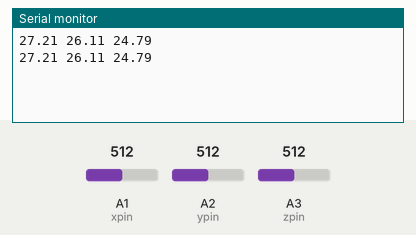
Bench run of a sketch on a simulated Arduino Uno, built with avr-gcc and run on an emulated ATmega328P. On the bench: the last lines printed to the serial monitor. Inputs (shaded band) come from the test bench; at power-on: A1 (xpin) = 512, A2 (ypin) = 512, A3 (zpin) = 512.

Above: at 2.8 s.
2.9 s: A1 (xpin) set to 716
At 4.5 s:
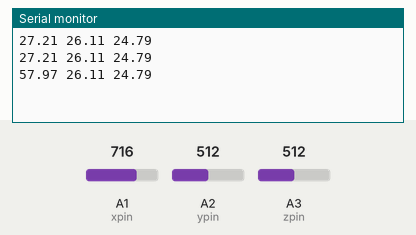
5.6 s: A2 (ypin) set to 716
At 7.3 s:
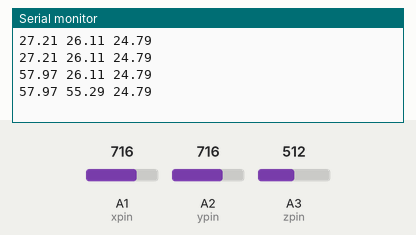
8.3 s: A3 (zpin) set to 716
At 10.4 s:
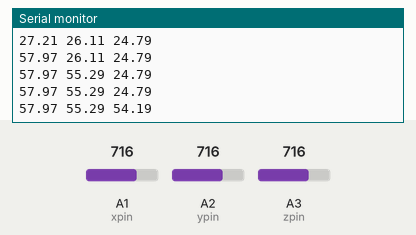
11.0 s: A1 (xpin) set to 900
At 13.2 s:
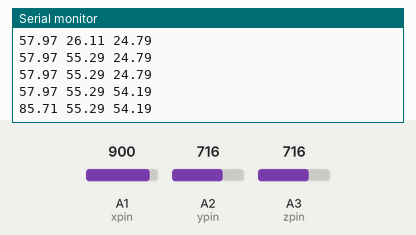
13.7 s: A2 (ypin) set to 900
At 14.8 s:
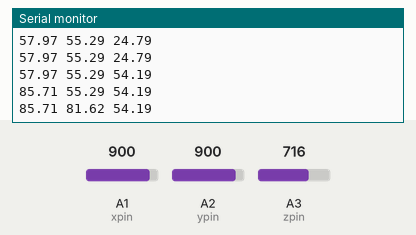
16.4 s: A3 (zpin) set to 900
At 19.1 s:
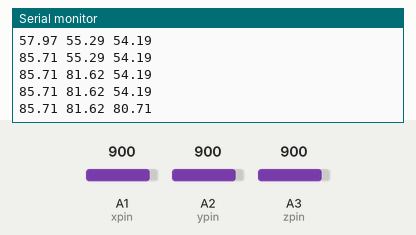
Timing chart, 0 to 20.1 s (numbered marks = the images above; inputs shaded):
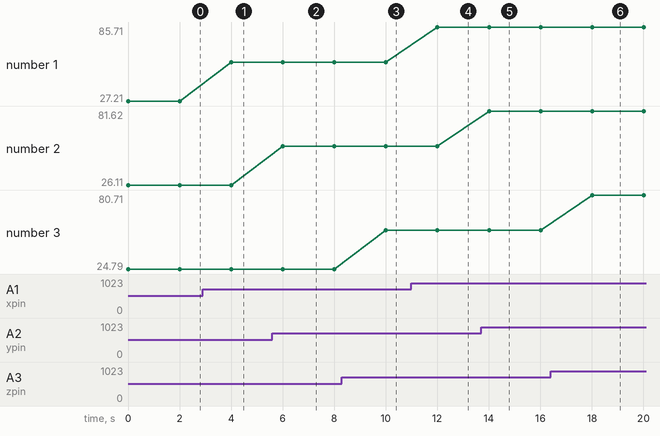

The sketch:

bikeAlarm.ino
```cpp
/*
ADXL335
note:vcc-->5v ,but ADXL335 Vs is 3.3V
The circuit:
      5V: VCC
analog 1: x-axis
analog 2: y-axis
analog 3: z-axis
*/
const int xpin = 1;                  // x-axis of the accelerometer
const int ypin = 2;                  // y-axis
const int zpin = 3;                  // z-axis (only on 3-axis models)
void setup()
{
 // initialize the serial communications:
 Serial.begin(9600);
}
void loop()
{
 int x = analogRead(xpin);  //read from xpin

 int y = analogRead(ypin);  //read from ypin

 int z = analogRead(zpin);  //read from zpin

float zero_G = 512.0; //ADC is 0~1023  the zero g output equal to Vs/2
                      //ADXL335 power supply by Vs 3.3V
float scale = 102.3;  //ADXL335330 Sensitivity is 330mv/g
                       //330 * 1024/3.3/1000

Serial.print(String(((float)x - 331.5)/65*9.8) + " " + String(((float)y - 329.5)/68.5*9.8) + " " + String(((float)z - 340)/68*9.8) + "\n");  //print x value on serial monitor

Serial.print("\n");
delay(2000);
}
```

Measured:
- after the input at 2.9 s, the serial monitor: prints a new line after 1.1 s (image 1)
- after the input at 5.6 s, the serial monitor: prints a new line after 0.40 s (image 2)
- after the input at 8.3 s, the serial monitor: prints a new line after 1.7 s (image 3)
- after the input at 11.0 s, the serial monitor: prints a new line after 1.0 s (image 4)
- after the input at 13.7 s, the serial monitor: prints a new line after 0.31 s (image 5)
- after the input at 16.4 s, the serial monitor: prints a new line after 1.6 s (image 6)
- plotted number 1: 27.21 → 57.97 after the input at 2.9 s, 57.97 → 85.71 after the input at 11.0 s
- plotted number 2: 26.11 → 55.29 after the input at 5.6 s, 55.29 → 81.62 after the input at 13.7 s
